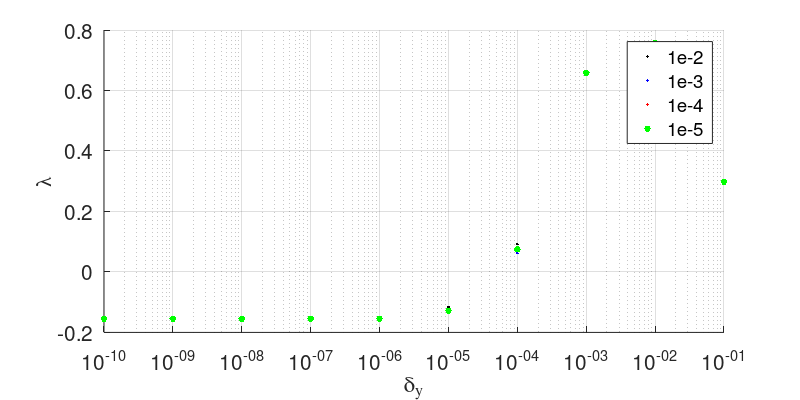

Recreate this plot in MATLAB.
% B-dy plot
load ./RLcircuitexample_ODETolSet.mat

% LibL = 1;
% data = reshape(leans_storedVI(LibL,:,:),length(lag),length(xytol));

% full color plot
figure('Units', 'inches', ...
'Position', [0 0 8 4],...
'PaperPositionMode','auto');

hold on;
% cmap = colormap(flipud(gray(24)));

% hImage1 = imagesc(xytol,lag,data);
% set(gca,'YDir','normal');
% hold on;
 
% [hCont2,hH2] = contour(xytol,lag,data,...
%              [0.0 0.0],':r','LineWidth',2);
% clabel(hCont2,hH2,'FontName','Times','FontSize', 15,'Color','r');         
         
% xlim([0 1]);
% ylim([0 1]);
% axis square;
% 
% caxis([-0.8 0.8]);
% cbar = colorbar();
% set(cbar,'Visible','on');

plt1 = semilogx(xytol,reshape(leans_storedVI_E2(1,1,:),1,length(xytol)),'k.',...
                xytol,reshape(leans_storedVI_E3(1,1,:),1,length(xytol)),'b.',...
                xytol,reshape(leans_storedVI_E4(1,1,:),1,length(xytol)),'r.',...
                xytol,reshape(leans_storedVI_E5(1,1,:),1,length(xytol)),'g.','MarkerSize',15);

hXLabel = xlabel('\delta_y');
hYLabel = ylabel('\lambda');

legend('1e-2','1e-3','1e-4','1e-5');
grid on;

set([hXLabel, hYLabel],'FontName','Times');
set([hXLabel, hYLabel],'FontSize', 15);

hSubtitle = title('');
set(hSubtitle,'FontName','Times');
set(hSubtitle,'FontSize', 15);
set(gca,'fontsize',15);

hold off;
print -depsc2 ./RLcircuitexample_tolComp.eps
close;
% 
% % B = xytol plotting
% tempX = zeros(1,length(B));
% tempPnts = zeros(4,length(B));
% 
% for iter = 1:1:length(B),
%     tempX(1,iter) = B(iter);
%     tempPnts(1,iter) = leans_stored(iter,iter);
% end;
% 
% figure('Units', 'inches', ...
% 'Position', [0 0 8 4],...
% 'PaperPositionMode','auto');
% 
% hold on;
% 
% hplt = plot(tempX,tempPnts(1,:),'k.','MarkerSize',5);
% grid on;
% 
% hXLabel = xlabel('B = \delta_y');
% hYLabel = ylabel('\lambda');
% 
% set([hXLabel, hYLabel],'FontName','Times');
% set([hXLabel, hYLabel],'FontSize', 15);
% 
% % legend('L = 10','L = 50', 'L = 250', 'L = 1750');
% 
% % set(hSubtitle,'FontName','Times');
% % set(hSubtitle,'FontSize', 15);
% set(gca,'fontsize',15);
% 
% hold off;
% print -depsc2 ./SimpleCyclicexample_Bxytol.eps
% close;
% 
% % lag stem plot
% load ./SimpleCyclicExample_lags.mat
% 
% templag = 15;
% tempxcors = nan(templag+1,1);
% tempaxcors = nan(templag+1,1);
% tempaycors = nan(templag+1,1);
% for iter = 0:1:templag,
%     tempxcors(iter+1,1) = corr(x(1,1:end-iter)',y(1,1+iter:end)');
%     tempaxcors(iter+1,1) = corr(x(1,1:end-iter)',x(1,1+iter:end)');
%     tempaycors(iter+1,1) = corr(y(1,1:end-iter)',y(1,1+iter:end)');
% end;
% 
% figure('Units', 'inches', ...
% 'Position', [0 0 8 4],...
% 'PaperPositionMode','auto');
% 
% hold on;
% 
% hplt = stem(lag(1:15),leans_keep(1:15),'b','MarkerSize',5);
% 
% % hplt2 = stem(1:1:templag,tempaxcors(2:end),'r','MarkerSize',5);
% % hplt3 = stem(1:1:templag,tempaycors(2:end),'g','MarkerSize',5);
% 
% grid on;
% 
% hXLabel = xlabel('l (lag)');
% hYLabel = ylabel('magnitude (unitless)');
% 
% set([hXLabel, hYLabel],'FontName','Times');
% set([hXLabel, hYLabel],'FontSize', 15);
% 
% % legend('\lambda','a_x','a_y')
% 
% % set(hSubtitle,'FontName','Times');
% % set(hSubtitle,'FontSize', 15);
% set(gca,'fontsize',15);
% 
% hold off;
% print -depsc2 ./SimpleCyclicexample_difflags.eps
% close;
